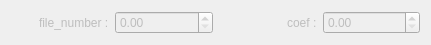
          <widget class="QWidget" name="ForceExtfieldWidget" native="true">
           <property name="enabled">
            <bool>false</bool>
           </property>
           <property name="geometry">
            <rect>
             <x>190</x>
             <y>400</y>
             <width>431</width>
             <height>43</height>
            </rect>
           </property>
           <layout class="QGridLayout" name="gridLayout_7">
            <item row="0" column="0">
             <layout class="QHBoxLayout" name="horizontalLayout_94">
              <item alignment="Qt::AlignRight">
               <widget class="QLabel" name="label_92">
                <property name="text">
                 <string>file_number :</string>
                </property>
               </widget>
              </item>
              <item>
               <widget class="QDoubleSpinBox" name="ForceExtfieldFilenumber"/>
              </item>
             </layout>
            </item>
            <item row="0" column="1">
             <layout class="QHBoxLayout" name="horizontalLayout_100">
              <item alignment="Qt::AlignRight">
               <widget class="QLabel" name="label_98">
                <property name="text">
                 <string>coef :</string>
                </property>
               </widget>
              </item>
              <item>
               <widget class="QDoubleSpinBox" name="ForceExtfieldCoef"/>
              </item>
             </layout>
            </item>
           </layout>
          </widget>
